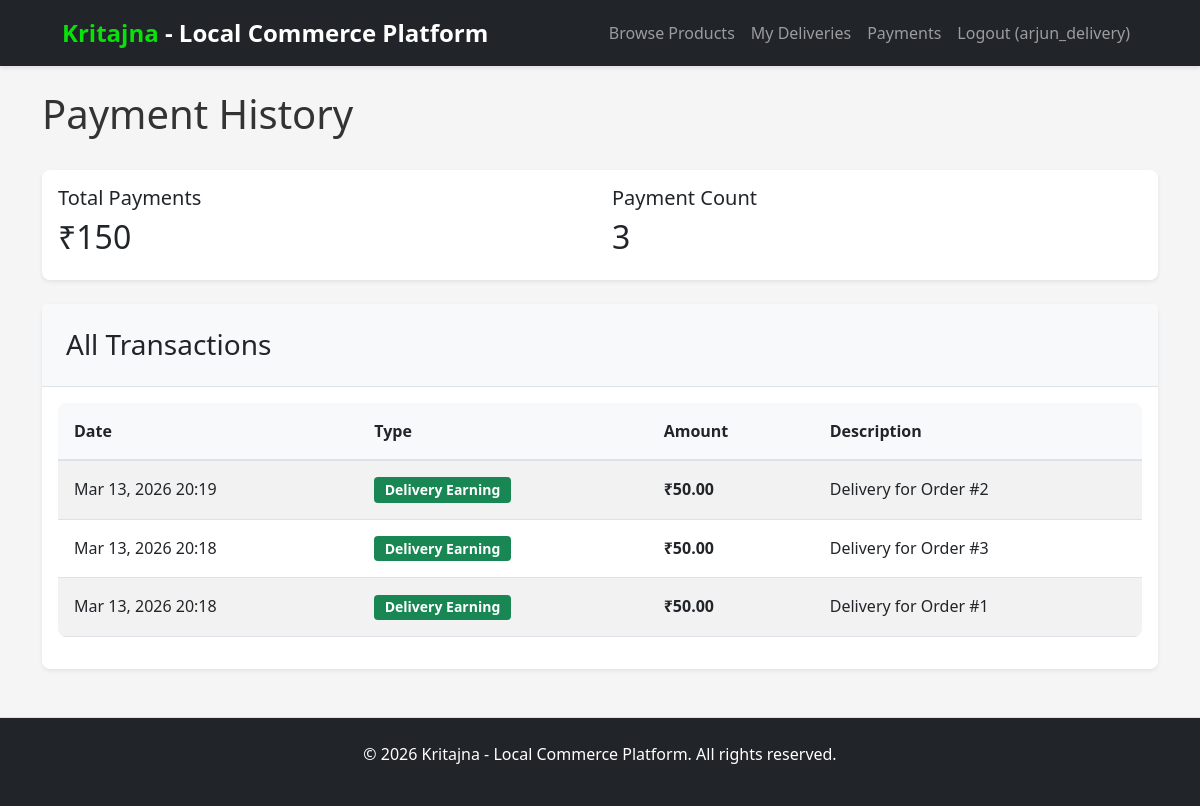
/payments/history/ (signed in), run on an earlier commit of the app's database.
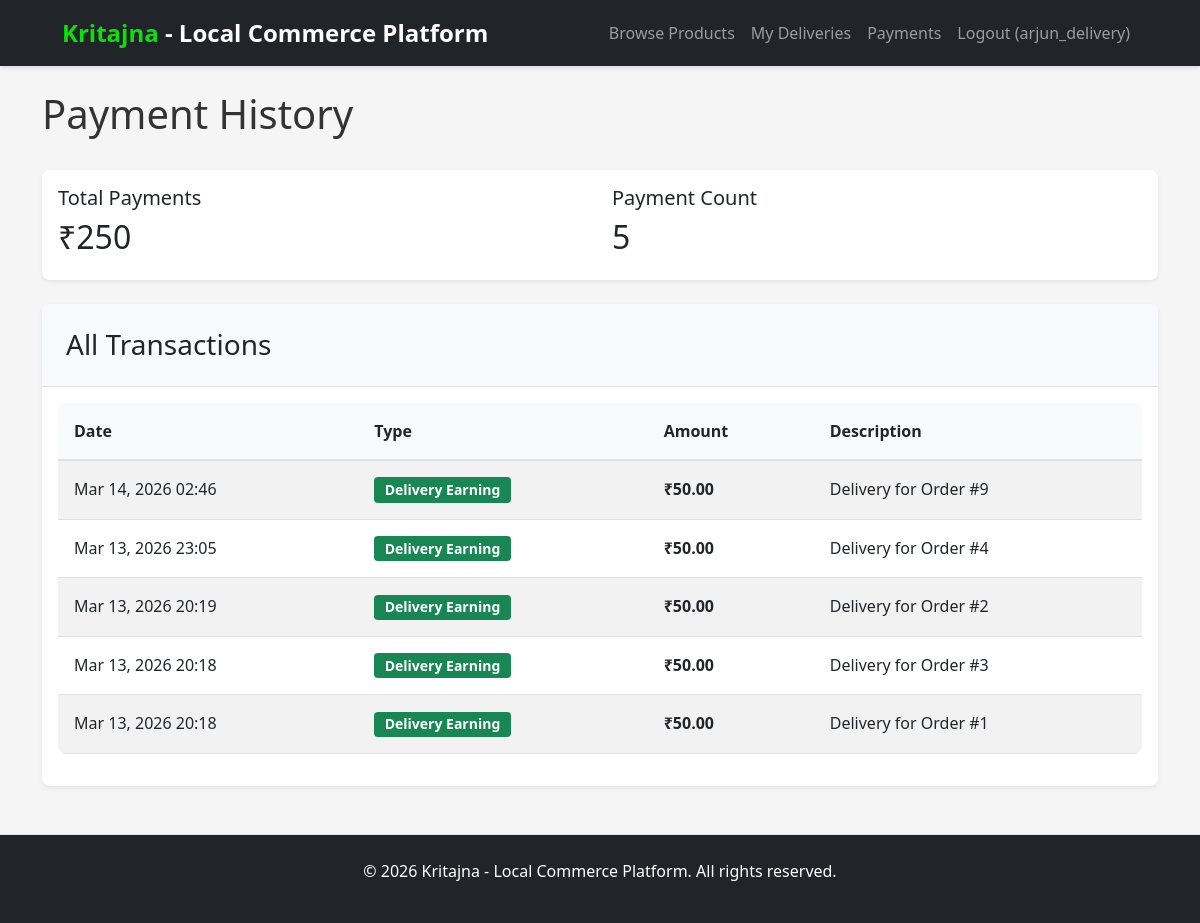
And on a later commit of the database.
### payments/models.py (models this page shows, shortened)
class Payment(models.Model):
    PAYMENT_TYPE_CHOICES = [
        ('subscription', 'Farmer Subscription'),
        ('order', 'Order Payment'),
        ('delivery_earning', 'Delivery Earning'),
    ]
    user = models.ForeignKey(User, on_delete=models.CASCADE, related_name='payments')
    amount = models.DecimalField(max_digits=10, decimal_places=2)
    payment_type = models.CharField(max_length=20, choices=PAYMENT_TYPE_CHOICES)
    description = models.CharField(max_length=255, blank=True)
    date = models.DateTimeField(auto_now_add=True)
    class Meta:
        ordering = ['-date']

### payments/views.py (the view)
# urls.py: path('history/', views.payment_history, name='payment_history'),
@login_required(login_url='login')
def payment_history(request):
    payments = Payment.objects.filter(user=request.user)
    total_amount = payments.aggregate(Sum('amount'))['amount__sum'] or 0
    context = {
        'payments': payments,
        'total_amount': total_amount,
    }
    return render(request, 'payments/history.html', context)

### kritajna/context_processors.py (called while the page is built)
def cart_item_count(request):
    count = 0
    try:
        if request.user.is_authenticated and getattr(request.user, 'role', None) == 'customer':
            cart, _ = Cart.objects.get_or_create(user=request.user)
            count = cart.items.count()
    except Exception:
        count = 0
    return {'cart_item_count': count}

### templates/payments/history.html (shortened to what this page needs)
{% extends 'base.html' %}
{% block content %}
<div class="row mb-4">
    <div class="col-md-12">
        <h1>Payment History</h1>
    </div>
</div>
<div class="card mb-4">
    <div class="card-body">
        <div class="row">
            <div class="col-md-6">
                <h5>Total Payments</h5>
                <h2>₹{{ total_amount }}</h2>
            </div>
            <div class="col-md-6">
                <h5>Payment Count</h5>
                <h2>{{ payments|length }}</h2>
            </div>
        </div>
    </div>
</div>
<div class="card">
    <div class="card-header">
        <h3 class="mb-0">All Transactions</h3>
    </div>
    <div class="card-body">
        {% if payments %}
            <div class="table-responsive">
                <table class="table table-striped">
                    <thead>
                        <tr>
                            <th>Date</th>
                            <th>Type</th>
                            <th>Amount</th>
                            <th>Description</th>
                        </tr>
                    </thead>
                    <tbody>
                        {% for payment in payments %}
                            <tr>
                                <td>{{ payment.date|date:"M d, Y H:i" }}</td>
                                <td>
                                    <span class="badge bg-{% if payment.payment_type == 'subscription' %}primary{% elif payment.payment_type == 'order' %}info{% else %}success{% endif %}">
                                        {{ payment.get_payment_type_display }}
                                    </span>
                                </td>
                                <td><strong>₹{{ payment.amount }}</strong></td>
                                <td>{{ payment.description }}</td>
                            </tr>
                        {% endfor %}
                    </tbody>
                </table>
            </div>
        {% else %}
            <p class="text-muted text-center">No payment history yet.</p>
        {% endif %}
    </div>
</div>
{% endblock %}

What changed in the data, as far as the page shows it:
added Payment: date "Mar 14, 2026 02:46", payment_type "Delivery Earning", amount "50.00", description "Delivery for Order #9"
added Payment: date "Mar 13, 2026 23:05", payment_type "Delivery Earning", amount "50.00", description "Delivery for Order #4"
Also different on the page:
{{ total_amount }}: "150" → "250"
{{ payments|length }}: "3" → "5"
